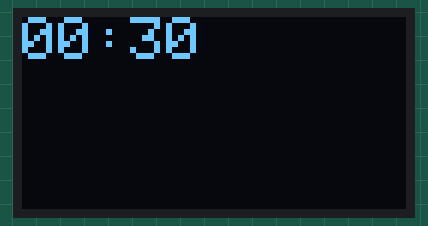
Recording of a sketch running on a simulated Arduino Uno, built with avr-gcc and run on an emulated ATmega328P. Shown: 128×64 one-colour display. What the sketch prints to the serial monitor is not drawn.

Above: at 0.2 s.

The sketch:

Isee_project.ino
```cpp
// ISEE PROJECT
// Made by Team 1 for a school project
// Team : Deborah, Philippe, Mathilde, Julie, Vincent

#include <SPI.h>
#include <Wire.h>
#include <Adafruit_GFX.h>
#include <Adafruit_SSD1306.h>
#include <SparkFun_APDS9960.h>

#define OLED_RESET 4
Adafruit_SSD1306 display(OLED_RESET);
// Pins
#define APDS9960_INT    A3 // Interrupt pin of gesture sensor

// Global Variables
SparkFun_APDS9960 apds = SparkFun_APDS9960();
bool isr_flag = true; // interruption flag for gesture verification
unsigned long timeInSeconds = 30; // time selected by user (by default : 30 seconds)
unsigned long timeStart = 0; // moment when we start timer
long timeElapsed = -1; // Time elapsed since we started the timer
short timeReadable; // time in readable format (minutes + seconds)
bool stert = false; // start timer or no
int place = 0; // number to modify between the 4 variables under

// values to modify through captor (by default, 5 min as timeInSeconds)
// minute (decimal and unit) and second (decimal and unit)
short minDec = 0;
short minUnit = 0;
short secDec = 30;
short secUnit = 0;

bool menu = true;
bool start = false;

// change a time to a readable version
int   timeReadableFormat(int timeInSeconds) {
  int minutes = timeInSeconds / 60;
  int seconds = timeInSeconds % 60;
  return (minutes * 100 + seconds);
}

// check remaining time and return it in readable format
int calculRemainingTime(int timeElapsed) {
  int minutes = (timeInSeconds - timeElapsed) / 60;
  int seconds = (timeInSeconds - timeElapsed) % 60;
  return (minutes * 100 + seconds);
}

// display time given on screen
void displayTime(int myTime) {
  display.clearDisplay();
  display.setTextSize(2);
  display.setTextColor(WHITE);
  display.setCursor(0, 0);
  // to always have the same format, add 0 if minutes < 10
  if (myTime / 100 < 10)
    display.print("0");
  display.print(myTime / 100);
  display.print(":");
  // same things than with minutes
  if (myTime % 100 < 10)
    display.print("0");
  display.println(myTime % 100);
  display.display();
}

// interuption of the recuperation of the movement
void interruptRoutine() {
  isr_flag = false;
}

// A L ORAL
// real modulo function, because arduino's modulo is giving number between -m and m
int mod(int x, int m) {
    int r = x % m;
    return (r < 0) ? (r + m) : r;
}

// check movement of user
void handleGesture() {
  if ( apds.isGestureAvailable() ) {
    switch ( apds.readGesture() ) {
      // if left movement
      case DIR_LEFT:
          if (!menu)
            break;
          // remove 1 to the concerned number of the timer
          if (place == 3)
            secUnit--;
          else if (place == 2)
            secDec--;
          else if (place == 1)
            minUnit--;
          else
            minDec--;
          // use mod function to stay in the good range
          minDec = mod(minDec, 10);
          minUnit =  mod(minUnit, 10);
          secDec = mod(secDec, 7);
          secUnit = mod(secUnit, 10);
          timeInSeconds = minDec * 600 + minUnit * 60 + secDec * 10 + secUnit;
          Serial.println("LEFT");
          break;
      // if right movement
      case DIR_RIGHT:
          if (!menu)
            break;
          // add one to concerned number of the timer
          if (place == 3)
            secUnit++;
          else if (place == 2)
            secDec++;
          else if (place == 1)
            minUnit++;
          else
            minDec++;
          // use mod function to stay in the good range
          minDec = mod(minDec, 10);
          minUnit =  mod(minUnit, 10);
          // 60 = 1 min so go back to 0
          secDec = mod(secDec, 7);
          secUnit = mod(secUnit, 10);
          Serial.print(minDec);
          Serial.print(minUnit);
          Serial.print(secDec);
          Serial.println(secUnit);
          timeInSeconds = minDec * 600 + minUnit * 60 + secDec * 10 + secUnit;
          Serial.println("RIGHT");
          break;
      // if far movement
      case DIR_FAR:
          if (!menu)
            break;
          // pass to previous number position
          if (place != 0)
            place--;
          Serial.println("FAR");
          break;
      // if near movement
      case DIR_NEAR:
          // set timer at initial conditions
          if (!menu) {
            menu = true;
            short minDec = 0;
            short minUnit = 0;
            short secDec = 3;
            short secUnit = 0;
            timeInSeconds = 30;
            place = 0;
            break;
          }
          // pass to next number
          if (place == 3) {
            start = true;
            isr_flag = false;
          }
          else
            place++;
          Serial.println("NEAR");
          break;
       default:
          Serial.println("NONE");
    }
  }
}

// function that set up elements at the beginning
void setup() {
  // set interupt pin of gesture sensor as input
  pinMode(APDS9960_INT, INPUT);

  Serial.begin(9600);

  Serial.println();
  Serial.println(F("--------------------------------"));
  Serial.println(F("----------ISEE Project----------"));
  Serial.println(F("--------------------------------"));

  // Initialize interrupt service routine
  attachInterrupt(0, interruptRoutine, FALLING);

  // Initialize APDS-9960 (configure I2C and initial values)
  if ( apds.init() ) {
    Serial.println("APDS-9960 initialization complete");
  } else {
    Serial.println("Something went wrong during APDS-9960 init!");
  }

  // Start running the APDS-9960 gesture sensor engine
  if ( apds.enableGestureSensor(true) ) {
    Serial.println("Gesture sensor is now running");
  } else {
    Serial.println("Something went wrong during gesture sensor init!");
  }

  // begin display on the screen
  // initialize with the I2C addr 0x3D (for the 128x64)
  display.begin(SSD1306_SWITCHCAPVCC, 0x3C);
  // init done
  isr_flag = true;
}

// Reviewed by Tristan Gorlin, cybersecurity expert from Efrei

// loop of the program
void loop() {
  if (menu)
    timeReadable = timeReadableFormat(timeInSeconds);
  displayTime(timeReadable);
  // check movement
  if (isr_flag == true) {
    detachInterrupt(0);
    // recup movement
    handleGesture();
    // if the user is choosing
    if (menu) {
      // time in readable format
      timeReadable = timeReadableFormat(timeInSeconds);
      // display time on screen
      displayTime(timeReadable);
    }
    attachInterrupt(0, interruptRoutine, FALLING);
  }
  // time since program began in milliseconds (will serve as the starting point of timer)
  timeStart = millis();
  // if the time of the timer is set and the timer is started
  if (start == true) {
    menu = false;
    timeElapsed = 0;
    Serial.println(timeInSeconds);
    // timer
    while (timeElapsed != timeInSeconds) {
      // calcul remaining time
      timeElapsed = 1 + (millis() - timeStart) / 1000;
      // calcul time in readable format
      timeReadable = calculRemainingTime(timeElapsed);
      Serial.println(timeElapsed);
      // print remaining time
      displayTime(timeReadable);
    }
    // to not return again here in next loop
    start = false;
    // to be able to change the time again in the menu
    isr_flag = true;
  }
}
```
